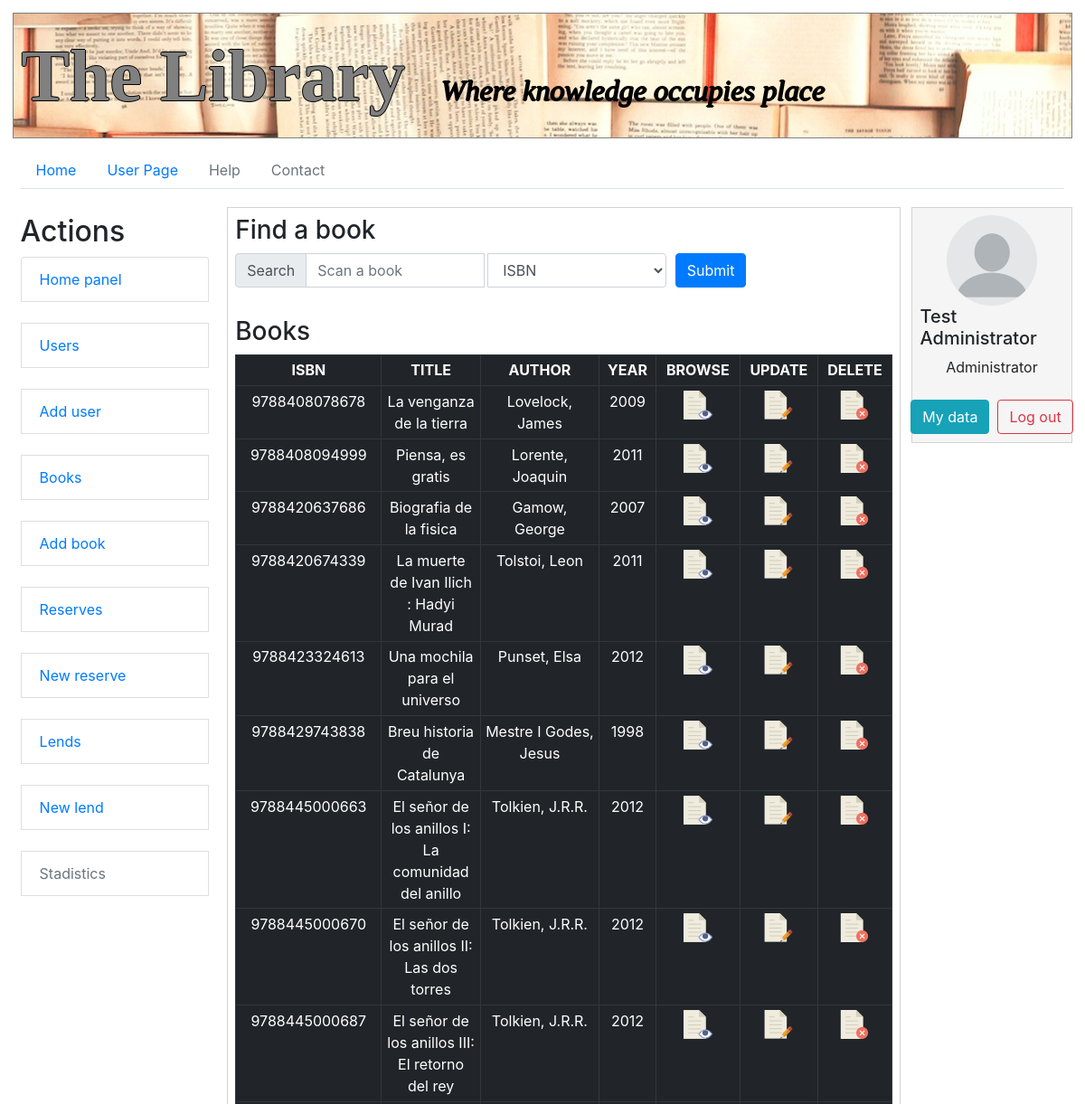
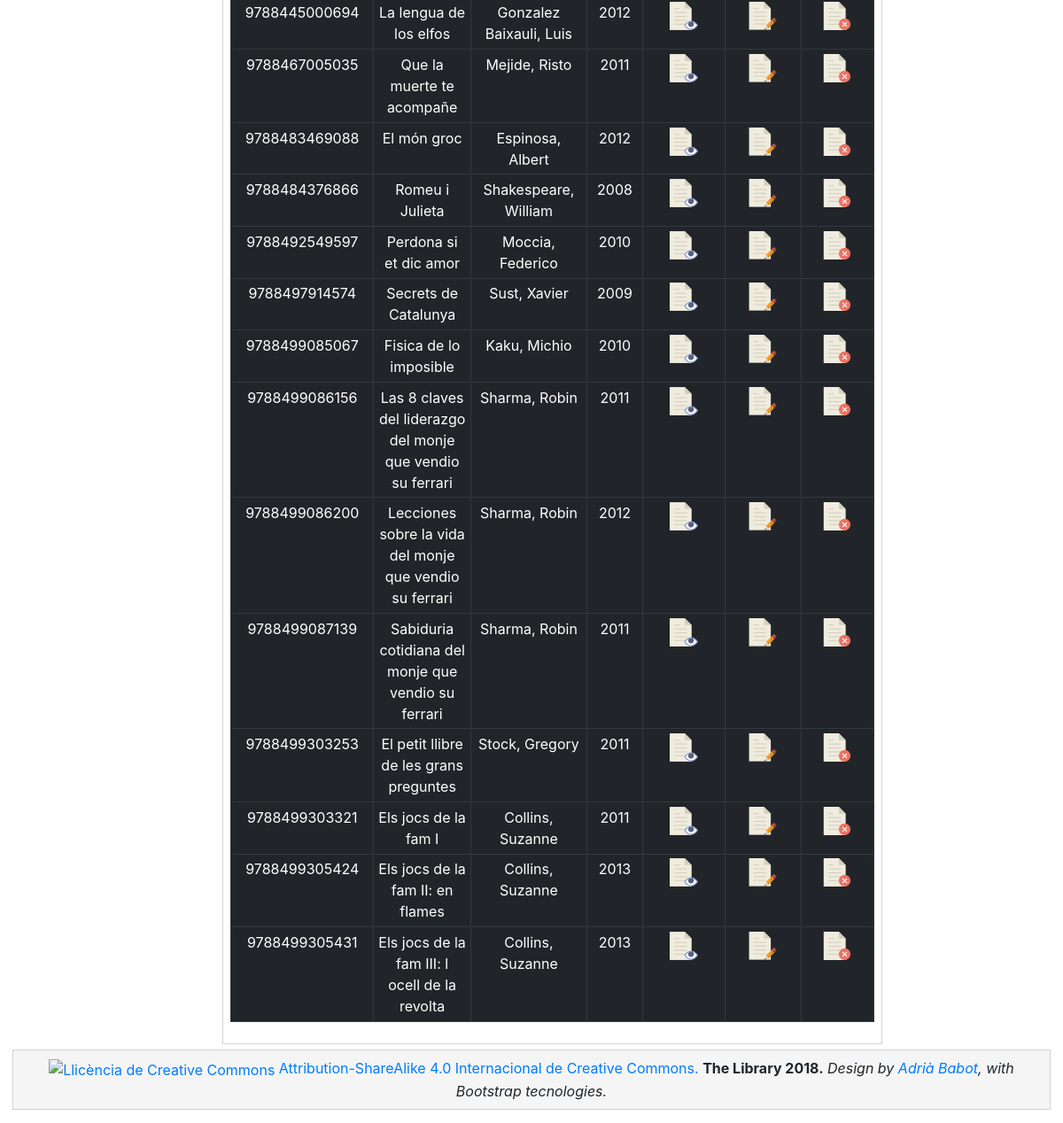
The app's page /pageListed.php?ref=book (signed in) with its own data (2 pictures, top to bottom).
### tables this page shows
CREATE TABLE `users` (
  `dni` varchar(10) NOT NULL,
  `name` varchar(20) NOT NULL,
  `surname` varchar(30) NOT NULL,
  `pass` varchar(8) NOT NULL,
  `user_type` int(1) NOT NULL,
  `phone_number` varchar(9) NOT NULL,
  `city` varchar(20) DEFAULT NULL,
  `postal_code` varchar(11) DEFAULT NULL,
  `email` varchar(30) NOT NULL,
  `direction` varchar(50) DEFAULT NULL
);

CREATE TABLE `book` (
  `isbn` varchar(13) NOT NULL,
  `title` varchar(80) NOT NULL,
  `author` varchar(60) NOT NULL,
  `editorial` varchar(50) NOT NULL,
  `edition` varchar(2) DEFAULT NULL,
  `year` varchar(4) NOT NULL,
  `category` varchar(20) DEFAULT NULL,
  `language` varchar(30) NOT NULL,
  `description` varchar(5) DEFAULT NULL,
  `book_condition` varchar(7) DEFAULT NULL,
  `continuous_of` varchar(13) DEFAULT NULL,
  `continued_by` varchar(13) DEFAULT NULL
);

### User.php (called while the page is built, shortened)
<?php
class User
{
    private $name;
    private $surname;
    private $user_type;
    public function __construct()
    {
        $params = func_get_args();
        $num_params = func_num_args();
        $f_constructor = '__construct' . $num_params;
        if (method_exists($this, $f_constructor)) {
            call_user_func_array(array($this, $f_constructor), $params);
        }
    }
    function __construct1($dni)
    {
        include("connection_data.inc");
        $connexion = new mysqli ($mysql_server, $mysql_login, $mysql_pass, "library");
        $sentenciaSQL = "SELECT * FROM users where dni='$dni';";
        $sql_result = $connexion->query($sentenciaSQL);
        while ($row = mysqli_fetch_assoc($sql_result)) {
            $this->name = $row['name'];
            $this->surname = $row['surname'];
            $this->user_type = $row['user_type'];
        }
    }
    public function getName()
    {
        return $this->name;
    }
    public function getSurname()
    {
        return $this->surname;
    }
    public function getUserType()
    {
        return $this->user_type;
    }
}

### connection_data.inc (called while the page is built)
<?php
$mysql_server = "localhost:3307";
$mysql_login = "root";
$mysql_pass = "AB.Root18";
?>

### MakeTable.php (the view, shortened to what this page needs)
<?php
class MakeTable
{
    private $tableName;
    private $numFields;
    private $fieldList = array();
    private $mysqli;
    private $row;
    private $registers;
    private $fileBrowse, $fileUpdate, $fileDelete, $filePickUp, $fileReturn;
    private $condition2;
    function __construct($dbName, $tableName, $fieldList, $fileBrowse = "", $fileUpdate = "", $fileDelete = "", $condition = "", $fieldCondition = "", $condition2 = "", $filePickUp = "", $fileReturn = "")
    {
        $this->tableName = $tableName;
        $this->numFields = count($fieldList);
        for ($i = 0; $i < $this->numFields; $i++) {
            $this->fieldList [$i] = $fieldList [$i];
        }
        $this->fileBrowse = $fileBrowse;
        $this->fileUpdate = $fileUpdate;
        $this->fileDelete = $fileDelete;
        $this->condition2 = $condition2;
    }
    private function connectDB($dbName)
    {
        include("connection_data.inc");
        $this->mysqli = new mysqli ($mysql_server, $mysql_login, $mysql_pass, $dbName);
    }
    public function paintTable()
    {
        $this->paintHeader();
        while ($row = $this->moreRegisters()) {
            $this->paintRow();
        }
        $this->paintFooter();
    }
    public function paintHeader()
    {
        echo "<table class=\"table table-hover table-dark table-sm\" border = \"1\" align = \"center\" width=\"100%\"><tr>";
        for ($i = 0; $i < $this->numFields; $i++)
        {
            echo "<td align = 'center'><b>" . strtoupper($this->fieldList[$i]) . "</b></td>";
        }
        if ($this->fileBrowse != "") {
            echo "<td  width='30' height='30' align = 'center'><b> BROWSE </b></td>";
        }
        if ($this->fileUpdate != "") {
            echo "<td  width='30' height='30' align = 'center'><b> UPDATE </b></td>";
        }
        if ($this->fileDelete != "") {
            echo "<td  width='30' height='30' align = 'center'><b> DELETE </b></td>";
        }
        echo "</tr>";
        $this->row = 0;
        $sentenciaSQL = "SELECT ";
        for ($i = 0; $i < $this->numFields - 1; $i++)
        {
            $sentenciaSQL .= $this->fieldList[$i] . ", ";
        }
        $sentenciaSQL .= $this->fieldList[$this->numFields - 1] . " FROM " . $this->tableName;
        if ($this->condition2 != "") {
            $sentenciaSQL = $sentenciaSQL . $this->condition2 . ";";
        } else {
            $sentenciaSQL = $sentenciaSQL . ";";
        }
        $this->registers = $this->mysqli->query($sentenciaSQL);
        return $this->mysqli;
    }
    public function paintRow()
    {
        echo "<tr>";
        for ($i = 0; $i < $this->numFields; $i++) {
            if ($this->fieldList[$i] == "reserve.id_copy" || $this->fieldList[$i] == "lend.id_copy") {
                echo "<td  width='40' height='30' align = 'center'>" . $this->row["id_copy"] . "</td>";
            } else {
                echo "<td  width='40' height='30' align = 'center'>" . $this->row[$this->fieldList[$i]] . "</td>";
            }
        }
        $idToGiveInGet = $this->row[$this->fieldList[0]];
        if ($this->fileBrowse != "") {
            echo "<td  width='30' height='30' align = 'center'><a href='$this->fileBrowse?id=" . $idToGiveInGet . "&ref=" . $this->tableName . "'> <img src='res/icons/browse.png'> </a></td>";
        }
        if ($this->fileUpdate != "") {
            echo "<td  width='30' height='30' align = 'center'><a href='$this->fileUpdate?id=" . $idToGiveInGet . "&ref=" . $this->tableName . "'> <img src='res/icons/edit.png'> </a></td>";
        }
        if ($this->fileDelete != "") {
            echo "<td width='30' height='30' align = 'center' onclick=\"deleteRow('$idToGiveInGet','$this->tableName','$this->fileDelete')\"> <a href=#> <img src='res/icons/delete.png'> </a></td>";
        }
    }
    public function moreRegisters()
    {
        $this->row = $this->registers->fetch_assoc();
        return ($this->row);
    }
    public function paintFooter()
    {
        echo "</table>";
    }
}
?>

### loggedInAs.inc (shortened to what this page needs)
<?php
include_once('User.php');
$work_user = new User($_SESSION['user_id']);
?>
<div class="profile-sidebar">
    <div class="d-flex justify-content-center">
        <img id="profileImg" src="res/users/pred_user.png" alt="User picture">
    </div>
    <div>
        <div class="d-flex justify-content-center">
            <?php echo "<h5>".$work_user->getName() . " " . $work_user->getSurname()."</h5>"?>
        </div>
        <div class="d-flex justify-content-center">
            <?php
            switch ($work_user->getUserType()){
                case USER_TYPE_ADMIN:
                    echo"Administrator";
                    break;
            }
            ?>
        </div>
    </div>
    <br/>
    <div class="d-flex justify-content-center">
        <br/>
        <?php echo "<a class=\"btn btn-info\" href=\"pageBrowse.php?id=" . $_SESSION['user_id'] . "&ref=users\">My data</a>";?>
        &nbsp&nbsp<a href="logOut.php" class="btn btn-outline-danger">Log out</a>
    </div>
</div>

### css/index.css (style rules this page uses)
header, nav, body, footer, aside, section { margin: 0.5%; padding: 0.7%; }
div { text-align: justify; text-justify: inter-word; }
#profileImg { border-radius: 50% !important; }
html:before { content: ""; position: fixed; z-index: -1; display: block; background: white url('../res/img/book.png') no-repeat fixed center; width: 100%; height: 100%; filter: opacity(18%); }

### records on screen
users: name "Test", surname "Administrator"
book: isbn "9788408078678", title "La venganza de la tierra", author "Lovelock, James", year "2009"
book: isbn "9788408094999", title "Piensa, es gratis", author "Lorente, Joaquin", year "2011"
book: isbn "9788420637686", title "Biografia de la fisica", author "Gamow, George", year "2007"
book: isbn "9788420674339", title "La muerte de Ivan Ilich : Hadyi Murad", author "Tolstoi, Leon", year "2011"
book: isbn "9788423324613", title "Una mochila para el universo", author "Punset, Elsa", year "2012"
book: isbn "9788429743838", title "Breu historia de Catalunya", author "Mestre I Godes, Jesus", year "1998"
book: isbn "9788445000663", title "El señor de los anillos I: La comunidad del anillo", author "Tolkien, J.R.R.", year "2012"
book: isbn "9788445000670", title "El señor de los anillos II: Las dos torres", author "Tolkien, J.R.R.", year "2012"
book: isbn "9788445000687", title "El señor de los anillos III: El retorno del rey", author "Tolkien, J.R.R.", year "2012"
book: isbn "9788445000694", title "La lengua de los elfos", author "Gonzalez Baixauli, Luis", year "2012"
book: isbn "9788467005035", title "Que la muerte te acompañe", author "Mejide, Risto", year "2011"
book: isbn "9788483469088", title "El món groc", author "Espinosa, Albert", year "2012"
book: isbn "9788484376866", title "Romeu i Julieta", author "Shakespeare, William", year "2008"
book: isbn "9788492549597", title "Perdona si et dic amor", author "Moccia, Federico", year "2010"
book: isbn "9788497914574", title "Secrets de Catalunya", author "Sust, Xavier", year "2009"
book: isbn "9788499085067", title "Fisica de lo imposible", author "Kaku, Michio", year "2010"
book: isbn "9788499086156", title "Las 8 claves del liderazgo del monje que vendio su ferrari", author "Sharma, Robin", year "2011"
book: isbn "9788499086200", title "Lecciones sobre la vida del monje que vendio su ferrari", author "Sharma, Robin", year "2012"
book: isbn "9788499087139", title "Sabiduria cotidiana del monje que vendio su ferrari", author "Sharma, Robin", year "2011"
book: isbn "9788499303253", title "El petit llibre de les grans preguntes", author "Stock, Gregory", year "2011"
book: isbn "9788499303321", title "Els jocs de la fam I", author "Collins, Suzanne", year "2011"
book: isbn "9788499305424", title "Els jocs de la fam II: en flames", author "Collins, Suzanne", year "2013"
book: isbn "9788499305431", title "Els jocs de la fam III: l ocell de la revolta", author "Collins, Suzanne", year "2013"

### other values on screen
$this->fieldList[$i] "ISBN"
$this->fieldList[$i] "TITLE"
$this->fieldList[$i] "AUTHOR"
$this->fieldList[$i] "YEAR"
